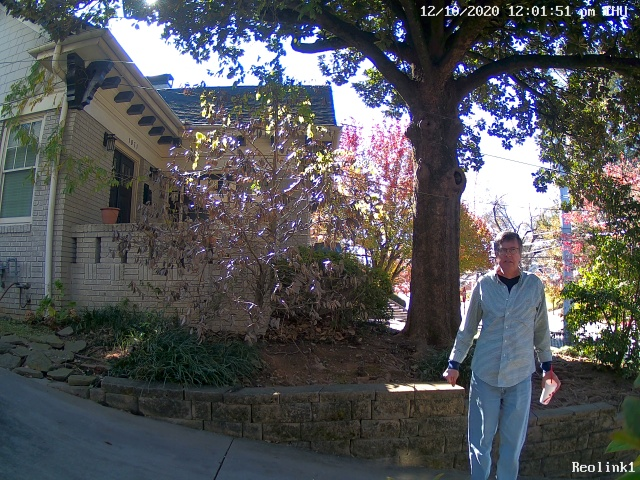
#> input picture cv_images/16076197128-1-0-c.jpg, 640 x 480 px, found by its file name
$ jupyter execute Create_image_vector.ipynb   (shell and % lines are left out)
#> lines starting #> are read from the running program, lines starting #| are printed output that depends on the picture
## Creating an image vector

[cell 1]
import os
import numpy as np
import cv2

import matplotlib.pyplot as plt

from PIL import Image

[cell 2]
image_dir = os.path.expanduser('~/projects/tf20_vision_samples/cv_images')
print (image_dir)

[cell 3]
image_path = os.path.join(image_dir, "16076197128-1-0-c.jpg")
image = Image.open(image_path)
#> image is the input picture: PIL image 640x480 RGB; mean R, G, B 84.2, 85.7, 88.3
plt.figure(figsize=(8, 8))
plt.imshow(np.asarray(image))

[cell 4]
image_arr = np.asarray(image)
image_arr.shape
#> Out = (480, 640, 3)

[cell 5]
gray = cv2.cvtColor(image_arr, cv2.COLOR_BGR2GRAY)
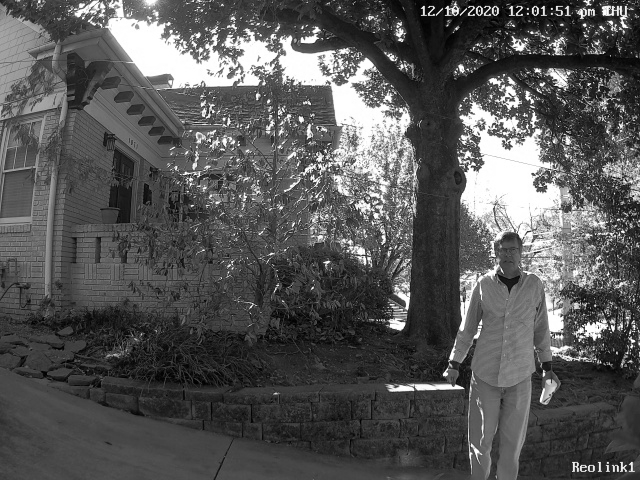
#> gray: shape (480, 640); min 0, max 255, mean 86.3
plt.figure(figsize=(8, 8))
plt.imshow(gray, cmap='gray')

[cell 6]
# RED channel

plt.figure(figsize=(8, 8))
plt.imshow(image_arr[:,:, 0])
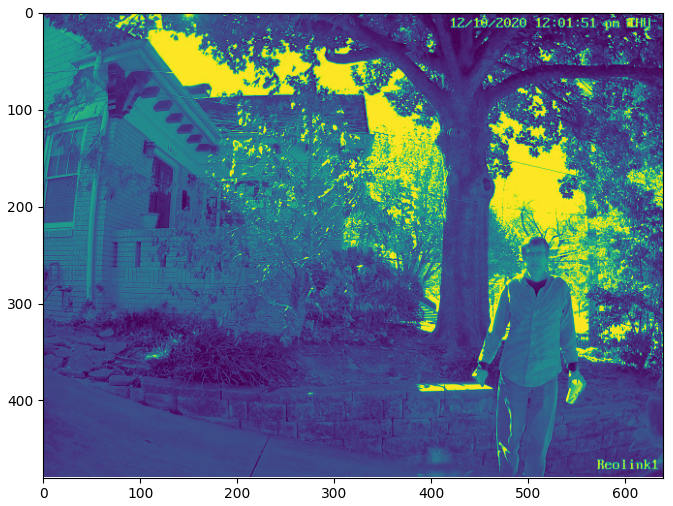
#> figure drawn by matplotlib, 1 panel

[cell 7]
# GREEN channel

plt.figure(figsize=(8, 8))
plt.imshow(image_arr[:,:,1])
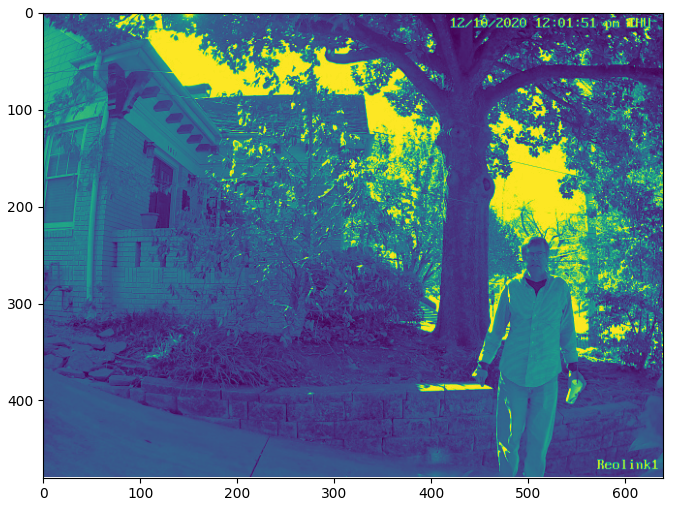
#> figure drawn by matplotlib, 1 panel

[cell 8]
# BLUE channel

plt.figure(figsize=(8, 8))
plt.imshow(image_arr[:,:,2])
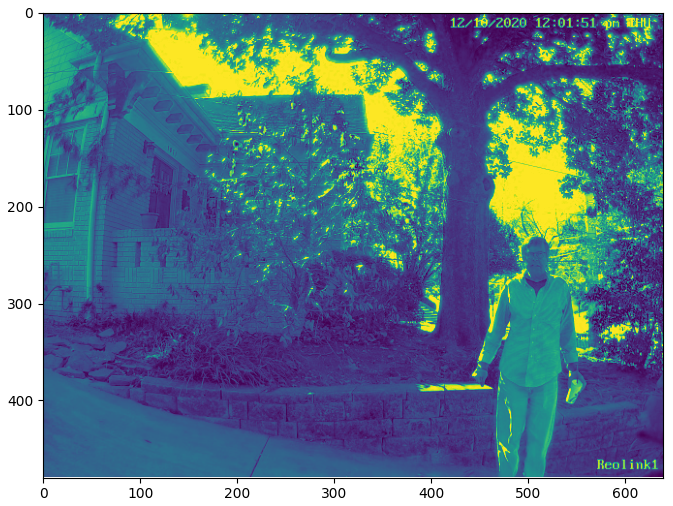
#> figure drawn by matplotlib, 1 panel
